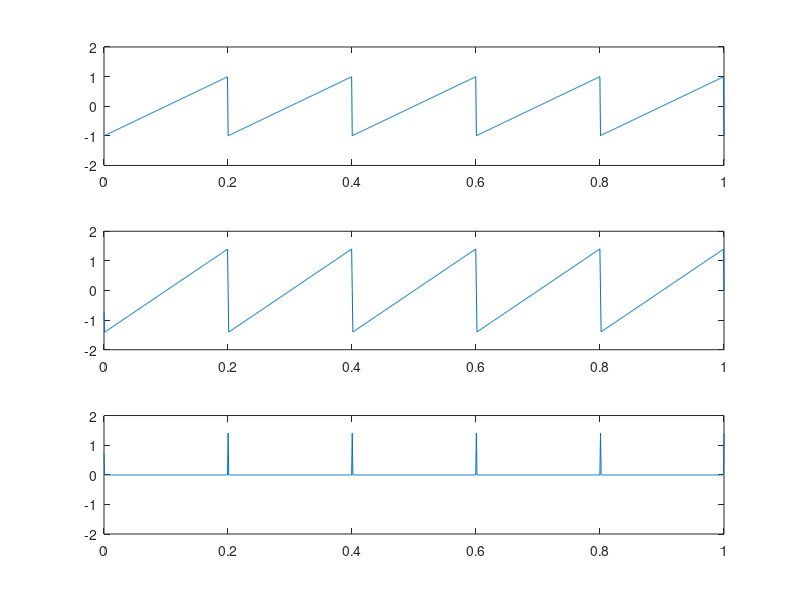

The MATLAB script that drew this image:
%To illustrate the concept of filtering
clc
clear all
close all
%Generate the input signal
t=linspace(0,1,1000);
x=sawtooth(2*pi*5*t);
%Define the impulse response
h1=[0.707,0.707];
h2=[-0.707,0.707];
%To obtain the output signal
y1=conv(x,h1);
y2=conv(x,h2);
%Plot the three signals
subplot(3,1,1),plot(t,x),axis([0 1 -2 2])
subplot(3,1,2),plot(t,y1(1:length(t))),axis([0 1 -2 2])
subplot(3,1,3),plot(t,y2(1:length(t))),axis([0 1 -2 2])
